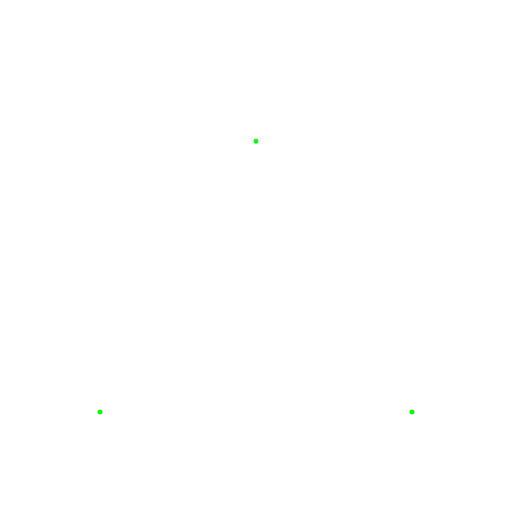
Frame 1 (no input)
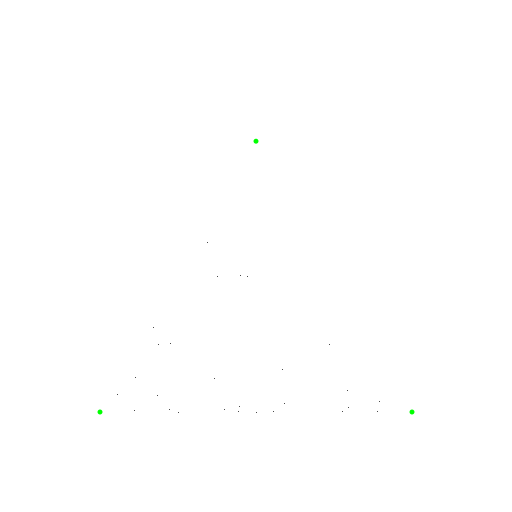
Frame 60 (the mouse pressed at the canvas centre just before this capture)
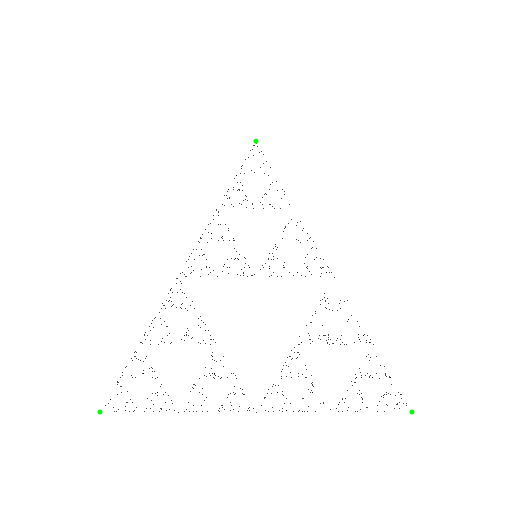
Frame 120 (the mouse held since frame 60 and released just before this capture)

The Processing sketch that drew these frames (run headless with seeded random() and noise(); from frame 60 on, the mouse is pressed at the canvas centre):

// Processing sketch: sketch_Sierpinski_triangle
// ── sketch_Sierpinski_triangle.pde
int p=1;
float dotAX=100;
float dotAY=512-100;
float dotBX=512-100;
float dotBY=512-100;
float dotCX=256;
float dotCY=512-370.8;

ArrayList<Point> points=new ArrayList<Point>();

void draw(){
  background(255); 
  
  for(int i=0;i<points.size();i++){
     points.get(i).display();
  }
  
  noStroke();
  fill(0,255,0);
  ellipse(dotAX,dotAY,5,5);
  ellipse(dotBX,dotBY,5,5);
  ellipse(dotCX,dotCY,5,5);
  
}

void func(){
  delay(1000);
  while(true){
   delay(1);
   int rand;
   rand=(int)random(0,3);
   if(rand==0)points.add( new Point( (points.get(points.size()-1).x+dotAX)/2 , (points.get(points.size()-1).y+dotAY)/2  ) );
   else if(rand==1)points.add( new Point( (points.get(points.size()-1).x+dotBX)/2 , (points.get(points.size()-1).y+dotBY)/2  ) );
   else if(rand==2)points.add( new Point( (points.get(points.size()-1).x+dotCX)/2 , (points.get(points.size()-1).y+dotCY)/2  ) );
  }
}

void setup(){
  size(512,512);
  frameRate(60);
  if(points.isEmpty())points.add( new Point( dotAX , dotAY ) );
  thread("func");
}
// ── Point.pde
class Point{
  public float x;
  public float y;
  
  public Point(float x,float y){
    this.x=x;
    this.y=y;
  }
  public void display(){
    stroke(0);
    point(x,y);
  }
  
}
